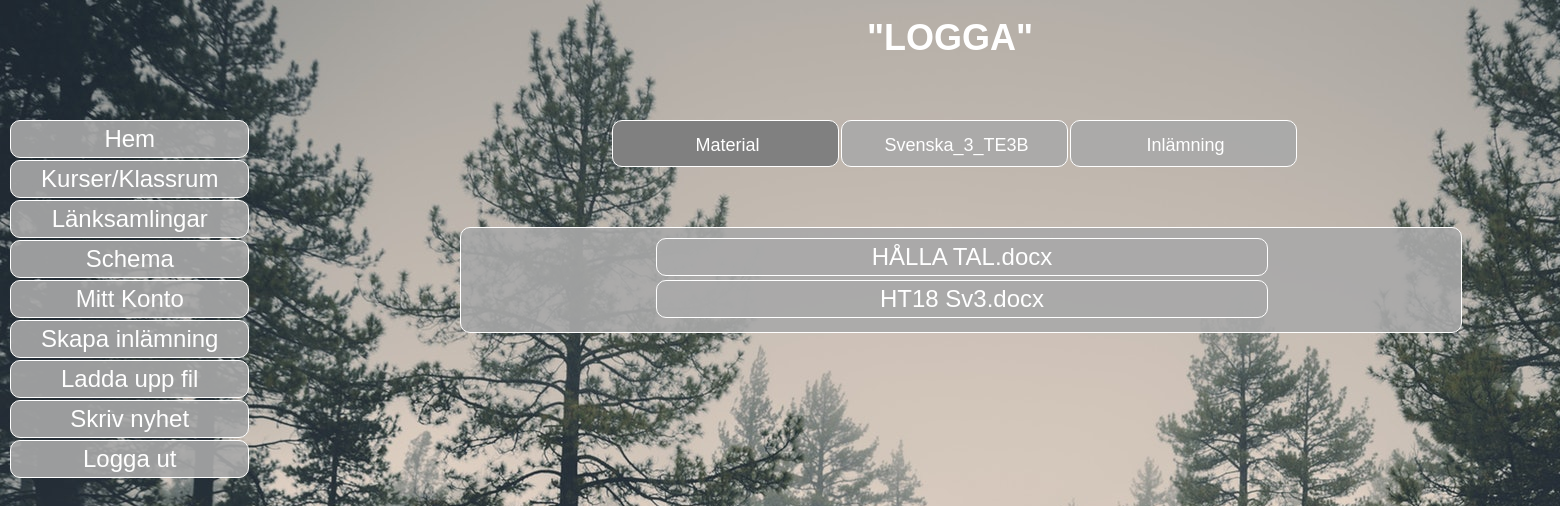
The app's page /material.php?course=Svenska_3_TE3B (signed in) with its own data.
### tables this page shows
CREATE TABLE `teacherfiles` (
  `FileID` int(255) NOT NULL,
  `Filename` varchar(100) NOT NULL,
  `Filefolder` varchar(50) NOT NULL,
  `Filecourse` varchar(50) NOT NULL,
  `Uploader` varchar(50) NOT NULL,
  `Uploaddate` datetime(6) NOT NULL,
  `Nametoshow` varchar(50) NOT NULL
);

### material.php (the view, shortened to what this page needs)
<?php
require("db.php");
if(isset($_SESSION['currentuser']))
{
	try
	{
		$sql = "SELECT Type FROM users where Username = :currentuser";
		$stmt = $dbh->prepare($sql);
		$stmt->bindParam(":currentuser", $_SESSION['currentuser']);
		$stmt->execute();
		$result = $stmt->fetchAll();
	}
	catch(Exception $e)
	{
		echo $e->getMessage();
	}
	foreach($result as $row)
	{
		$usertype = $row->Type;
	}
	$course = $_GET['course'];
?>
<!DOCTYPE HTML>
<html>
<head>
<link rel="stylesheet" href="styler.css" type="text/css">
</head>
<body>
	<div id="wrapper">
    	<header>
        	<h1 id="headerlogoh1">"LOGGA"</h1>
        </header>
        <nav>
        	<div id="dropdown">
                    <div id="myDropdown" class="dropdown-content">
                        <a href="start.php">Hem</a>
                        <a href="kurser_overview_KLAR.php">Kurser/Klassrum</a>
                        <a href="lanksamling.php">Länksamlingar</a>
                        <a href="http://www.novasoftware.se/webviewer/(S(kfzct0fzd3s4iy55e3xyz345))/design1.aspx?schoolid=53520">Schema</a>
                        <a href="mittkonto.php">Mitt Konto</a>
                        <?php
						if($usertype == "teacher")
						{
							?>
                            <a href="create_handin.php">Skapa inlämning</a><a href="teacher_file_upload.php">Ladda upp fil</a><a href="add_news.php">Skriv nyhet</a>
							<?php
						}
						?>
                        <a href="logout.php">Logga ut</a>
                    </div>
             </div>
        </nav>
        <section>
        	<div id="navincourse">
            	<div id="centerincourse">
                    <a class="navincourseon" href="<?php echo "material.php?course=" . $course ?>">Material</a>
                    <a id="navincourselink" href=<?php echo "betakurs.php?course=" . $course ?>><?php echo $course ?></a>
                    <a id="navincourselink" href=<?php echo "inlamningikurs.php?course=" . $course ?>>Inlämning</a>
            	</div>
            </div>
            <?php
			try
			{
				$sql = "SELECT * FROM teacherfiles WHERE Filecourse = :course";
				$stmt = $dbh->prepare($sql);
				$stmt->bindParam(":course", $course);
				$stmt->execute();
				$result = $stmt->fetchAll();
			}
			catch(Exception $e)
			{
				echo $e->getMessage();
			}
			?>
            <div id="news">
            	<?php
				foreach($result as $row)
				{
					?>
                    <a id="materaillinksa" href=" <?php echo $row->Filefolder . $row->Filename ?>" download><?php echo $row->Nametoshow?></a>
					<?php
				}
				?>
            </div>
        </section>
	</div>
</body>
</html>
<?php
}
else
{
	header("Location: login.php");
}

### styler.css (style rules this page uses)
html, body, div, span, applet, object, iframe, h1, h2, h3, h4, h5, h6, p, blockquote, pre, a, abbr, acronym, address, big, cite, code, del, dfn, em, img, ins, kbd, q, s, samp, small, strike, strong, sub, sup, tt, var, b, u, i, center, dl, dt, dd, ol, ul, li, fieldset, form, label, legend, table, caption, tbody, tfoot, thead, tr, th, td, article, aside, canvas, details, embed, figure, figcaption, footer, header, hgroup, menu, nav, output, ruby, section, summary, time, mark, audio, video { margin: 0; padding: 0; border: 0; font-size: 100%; font: inherit; vertical-align: baseline; }
article, aside, details, figcaption, figure, footer, header, hgroup, menu, nav, section { display: block; }
body { line-height: 1; height:100%; background-color:#666; }
@media screen and (min-width: 481px) { body { background-repeat: no-repeat; background-attachment: fixed; } }
@media screen and (min-width: 481px) { #wrapper { width: 1900px; height: 100vh; margin-left: auto; margin-right: auto; position: relative; } }
@media screen and (min-width: 481px) { header { width: 1900px; height: 100px; padding-top: 20px; float: left; text-align: center; } }
@media screen and (min-width: 481px) { nav { width: 300px; height: 1000px; padding-bottom: 10px; float: left; } }
@media screen and (min-width: 481px) { section { width: 1500px; height: auto; float: left; position: relative; padding-left: 50px; padding-right: 50px; } }
@media screen and (min-width: 481px) { #headerlogoh1 { font-family: Tahoma, Geneva, sans-serif; font-size: 36px; font-weight: bold; color: #FFF; } }
@media screen and (min-width: 481px) { #navincourse { width: 1210px; height: auto; margin-bottom: 50px; float: left; } }
@media screen and (min-width: 481px) { #centerincourse { width: fit-content; height: auto; margin-left: auto; margin-right: auto; position: relative; } }
@media screen and (min-width: 481px) { #navincourselink { width: fit-content; min-width: 200px; height: 30px; padding: 15px 10px 0px 15px; margin-right: 2px; border: 1px solid; border-color: #FFF; border-radius: 10px; text-align: center; background-color: rgba(169,169,169,0.9); color: #FFF; font-family: "Arial Black", Gadget, sans-serif; font-size: 18px; text-decoration: none; float: left; } }
@media screen and (min-width: 481px) { .navincourseon { width: fit-content; min-width: 200px; height: 30px; padding: 15px 10px 0px 15px; margin-right: 2px; border: 1px solid; border-color: #FFF; border-radius: 10px; text-align: center; background-color: rgb(128,128,128); color: #FFF; font-family: "Arial Black", Gadget, sans-serif; font-size: 18px; text-decoration: none; float: left; } }
@media screen and (min-width: 481px) { #news { width: 980px; height: auto; padding: 10px; float: left; margin-left: 110px; margin-top: 10px; border-radius: 10px; border: 1px solid; border-color: #FFF; text-align: center; background-color: rgba(169,169,169,0.9); } }
@media screen and (min-width: 481px) { #materaillinksa { display: list-item; list-style-type: none; width: 610px; height: auto; padding: 6px 0px 6px 0px; margin-bottom: 4px; margin-left: 185px; border-radius: 10px; border: 1px solid; border-color: #FFF; border-radius: 10px; text-align: center; text-decoration: none; font-family: "Arial Black", Gadget, sans-serif; font-size: 24px; color: #FFF; background-color: rgba(169,169,169,0.9); } }
@media screen and (min-width: 481px) { #myDropdown { width: auto; height: auto; position: fixed; } }
@media screen and (min-width: 481px) { .dropdown-content a { display: list-item; list-style-type: none; text-align: center; text-decoration: none; font-family: "Arial Black", Gadget, sans-serif; font-size: 24px; color: #FFF; padding: 6px 30px 6px 30px; margin-bottom: 2px; margin-left: 10px; background-color: rgba(169,169,169,0.9); border: 1px solid; border-color: #FFF; border-radius: 10px; } }

### records on screen
teacherfiles: Nametoshow "HÅLLA TAL.docx"
teacherfiles: Nametoshow "HT18 Sv3.docx"

### other values on screen
$course "Svenska_3_TE3B"
